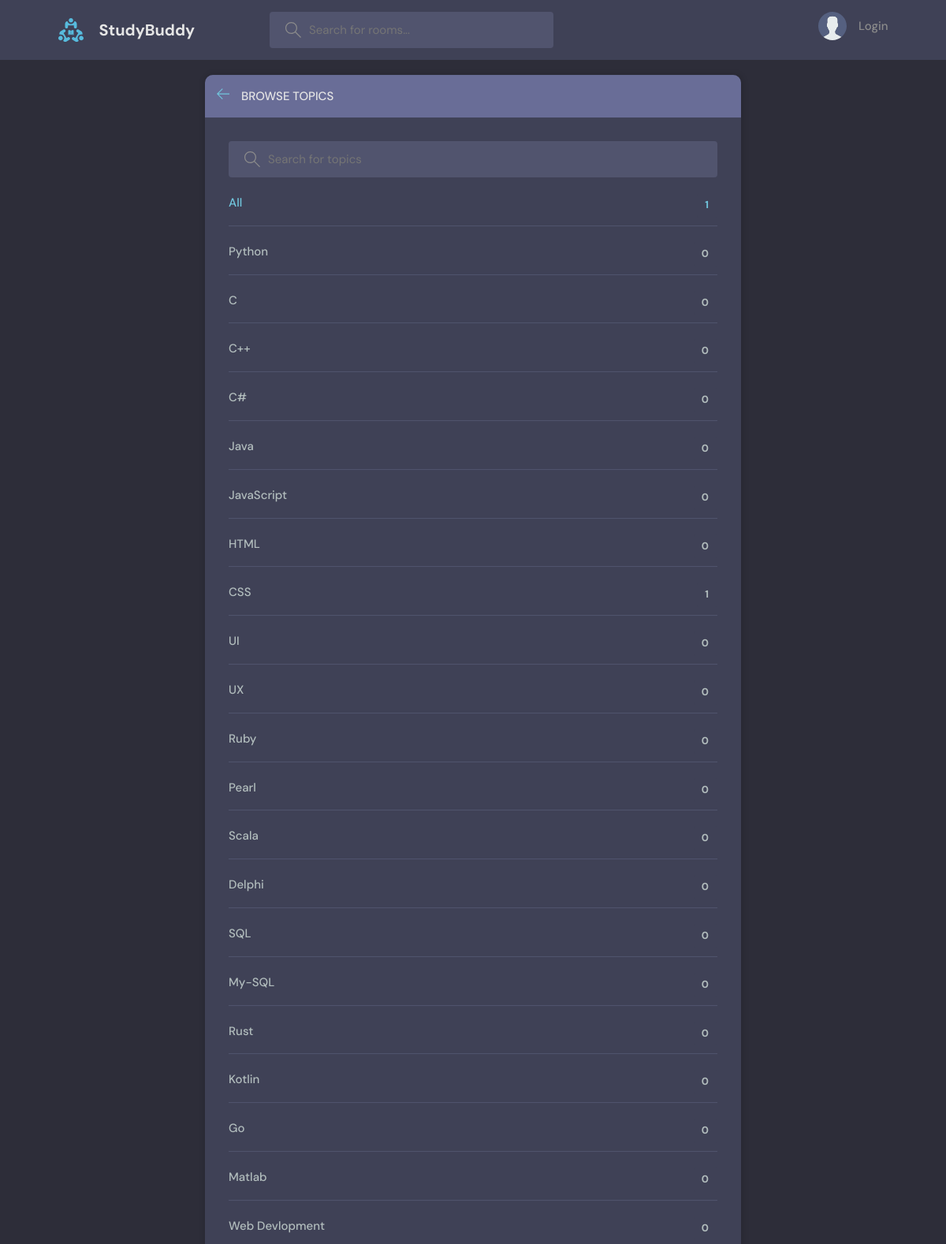
Page /topics/ on the committed database.
### base/models.py (models this page shows, shortened)
class Topic(models.Model):
    name = models.CharField(max_length=200)

### base/views.py (the view)
# urls.py: path('topics/', views.topicsPage, name='topics'),
def topicsPage(request):
    q = request.GET.get('q') if request.GET.get('q') != None else ''
    topics = Topic.objects.filter(name__icontains=q)
    rooms = Room.objects.all()
    room_count = rooms.count()
    return render(request, 'base/topics.html', {'topics' : topics, 'room_count' : room_count})

### base/templates/base/topics.html (shortened to what this page needs)
{% extends 'main.html' %}
{% block content %}
    <main class="create-room layout">
      <div class="container">
        <div class="layout__box">
          <div class="layout__boxHeader">
            <div class="layout__boxTitle">
              <a href="{% url 'home' %}">
                <svg version="1.1" xmlns="http://www.w3.org/2000/svg" width="32" height="32" viewBox="0 0 32 32">
                  <title>arrow-left</title>
                  <path
                    d="M13.723 2.286l-13.723 13.714 13.719 13.714 1.616-1.611-10.96-10.96h27.625v-2.286h-27.625l10.965-10.965-1.616-1.607z"
                  ></path>
                </svg>
              </a>
              <h3>Browse Topics</h3>
            </div>
          </div>
          <div class="topics-page layout__body">
            <form class="header__search" action="" method="GET">
              <label>
                <input name="q" placeholder="Search for topics" />
              </label>
            </form>
            <ul class="topics__list">
              <li>
                <a href="{% url 'topics' %}" class="active">All <span>{{room_count}}</span></a>
              </li>
              {% for topic in topics %}
              <li>
                <a href="{% url 'home' %}?q={{topic.name}}">{{topic.name}} <span>{{topic.room_set.all.count}}</span></a>
              </li>
              {% endfor %}
            </ul>
          </div>
        </div>
      </div>
    </main>
{% endblock content %}

### static/styles/style.css (style rules this page uses)
:root { --color-main: #71c6dd; --color-main-light: #e1f6fb; --color-dark: #3f4156; --color-dark-medium: #51546e; --color-dark-light: #696d97; --color-light: #e5e5e5; --color-gray: #8b8b8b; --color-light-gray: #b2bdbd; --color-bg: #2d2d39; --color-success: #5dd693; --color-error: #fc4b0b; }
* { font-family: "DM Sans", -apple-system, BlinkMacSystemFont, "Segoe UI", Roboto, Oxygen, Ubuntu, Cantarell, "Open Sans", "Helvetica Neue", sans-serif; margin: 0; padding: 0; box-sizing: border-box; text-rendering: optimizeLegibility; font-size: inherit; }
html { font-size: 56.25%; }
@media only screen and (min-width: 1200px) { html { font-size: 62.5%; } }
body { line-height: 1.6; font-weight: 400; font-size: 1.5rem; color: var(--color-light-gray); background-color: var(--color-bg); min-height: 100vh; }
a { display: inline-block; color: var(--color-main); text-decoration: none; }
.container { max-width: 120rem; width: 90%; margin: auto; }
.header__search > label { background-color: var(--color-dark-medium); padding: 1.3rem 1rem; display: flex; align-items: center; gap: 1rem; border-radius: 4px; }
.header__search svg { fill: var(--color-gray); width: 2rem; height: 2rem; margin-left: 1rem; }
.header__search input { width: 30rem; background: transparent; border: none; outline: none; color: var(--color-light); }
.layout { margin-top: 2.4rem; }
.layout > .container { display: flex; justify-content: space-between; align-items: flex-start; }
.layout__box { width: 90%; max-width: 48rem; min-height: 40rem; position: absolute; top: 50%; left: 50%; transform: translate(-50%, -46%); background-color: var(--color-dark); border-radius: 1rem; box-shadow: 1px 1px 6px 3px rgba(0, 0, 0, 0.1); overflow: hidden; }
.layout__boxHeader { display: flex; padding: 1.5rem; background-color: var(--color-dark-light); }
.layout__boxTitle { display: flex; gap: 1.5rem; align-items: center; }
.layout__boxTitle h3 { text-transform: uppercase; font-weight: 500; color: var(--color-light); }
.layout__boxTitle svg { width: 1.6rem; height: 1.6rem; fill: var(--color-main); }
.layout__body { margin: 3rem; }
.topics__list { list-style: none; }
.topics__list li a { display: flex; justify-content: space-between; margin-bottom: 3rem; font-weight: 500; color: var(--color-light-gray); transition: all 0.3s ease-in-out; }
.topics__list li a.active, .topics__list li a:hover { color: var(--color-main); }
.topics__list li a span { padding: 0.5rem 1rem; background-color: var(--color-dark); border-radius: 3px; font-size: 1.3rem; font-weight: 700; letter-spacing: 1px; }
.topics-page .topics__list li:not(:last-child) a { margin: 2rem 0; padding-bottom: 1rem; text-decoration: none; border-bottom: 1px solid var(--color-dark-medium); }
.topics-page .header__search { display: block; }
.create-room.layout .layout__box { max-width: 68rem; }

### rows in the picture
Topic: name "Python", room_set.all.count "0"
Topic: name "C", room_set.all.count "0"
Topic: name "C++", room_set.all.count "0"
Topic: name "C#", room_set.all.count "0"
Topic: name "Java", room_set.all.count "0"
Topic: name "JavaScript", room_set.all.count "0"
Topic: name "HTML", room_set.all.count "0"
Topic: name "CSS", room_set.all.count "1"
Topic: name "UI", room_set.all.count "0"
Topic: name "UX", room_set.all.count "0"
Topic: name "Ruby", room_set.all.count "0"
Topic: name "Pearl", room_set.all.count "0"
Topic: name "Scala", room_set.all.count "0"
Topic: name "Delphi", room_set.all.count "0"
Topic: name "SQL", room_set.all.count "0"
Topic: name "My-SQL", room_set.all.count "0"
Topic: name "Rust", room_set.all.count "0"
Topic: name "Kotlin", room_set.all.count "0"
Topic: name "Go", room_set.all.count "0"
Topic: name "Matlab", room_set.all.count "0"
Topic: name "Web Devlopment", room_set.all.count "0"

### other values in the picture
{{ room_count }} "1"
